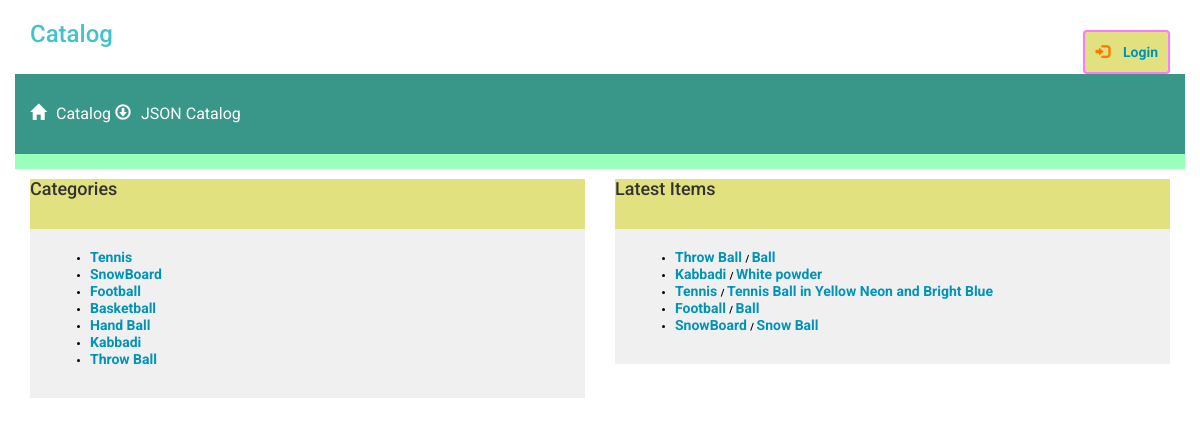
/catalog, run on the app's committed database.
### models.py (models this page shows, shortened)
class Category(Base):
    __tablename__ = 'category'
    id = Column(Integer, primary_key=True)
    name = Column(String(40),index=True)
    user_id=Column(Integer,ForeignKey('user.id'))
    user = relationship('User')

class Item(Base):
    __tablename__ = 'item'
    id = Column(Integer,primary_key=True)
    title = Column(String(50),index = True)
    Description = Column(String(2500), index = True)
    cat_id = Column(Integer,ForeignKey('category.id'))
    category = relationship('Category')
    user_id=Column(Integer,ForeignKey('user.id'))
    user = relationship('User')

### application.py (the view)
@app.route('/')
@app.route('/catalog')
def catalog():
	category = session.query(Category).all()
	latitems = session.query(Category.name, Category.id, Item.title, Item.id). \
        join(Item,Category.id == Item.cat_id).distinct(Category.name). \
        group_by(Category.name).order_by(Item.id.desc())
	return render_template('catalog.html', category=category, latitems=latitems)

### templates/catalog.html (shortened to what this page needs)
{% extends "main.html" %}
{% block content %}
{% include "header.html" %}
	<div class="row divider green">
		<div class="col-md-12"></div>
		</div>
		<form action="{{url_for('catalog')}}" method = 'get'>
			<div class="row">
				<div class="col-md-6">
				<div class="banner menu">
						<h4>Categories</h4>
				</div>
				<div class="catalog-list">
					<ul>
					{% for cat in category %}
					<li>
						<a href ="{{url_for('items',catid=cat.id)}}" class="hover" > {{cat.name}} </a>
					</li>
					{% endfor %}
					</ul>
				</div>
			</div>
			<div class="col-md-6">
				<div class="banner menu">
						<h4>Latest Items</h4>
				</div>
				<div class="catalog-list">
						<ul>
						{% for i in latitems %}
							<li><a href ="{{url_for('items',catid = i[1])}}" class="hover" > {{i.name}} </a> /
							 <a href ="{{url_for('viewItem',catid = i[1],itemid=i[3])}}" class="item hover"> {{i.title}} </a></li>
						{% endfor %}
						</ul>
				</div>
			</div>
		</div>
	</form>
{% endblock %}

### templates/main.html (shortened to what this page needs)
<!DOCTYPE html>
<html lang="en">
	<head>
		<link rel="stylesheet" href="//netdna.bootstrapcdn.com/bootstrap/3.1.1/css/bootstrap.min.css">
		<link rel=stylesheet type=text/css href="{{ url_for('static', filename='styles.css') }}">
	</head>
	<body>
		<div class="container">
		<div class="row banner">
			<div class="col-md-8 text-left"><h2>Catalog</h2>
			</div>
			<div class="col-md-4 padding-top text-right">
				{%if 'username' not in session %}
						<button class="btn login">
						<span class="glyphicon glyphicon-log-in" aria-hidden="true"></span><a href = "{{url_for('showLogin')}}" > Login </a></button>
				{% else %}
						<button class="btn login">
						<span class="glyphicon glyphicon-log-out" aria-hidden="true"></span><a href ="{{url_for('disconnect')}}">Logout </a></button>
				{% endif %}
			</div>
		</div>
			{% block content %}
			{% endblock %}
		</div>
	</body>
</html>

### templates/header.html (shortened to what this page needs)
<div class="row top-menu">
<div class="col-md-6 banner ">
	<a href="{{url_for('catalog')}}">
		<span class="glyphicon glyphicon-home" aria-hidden="true"></span>Catalog
	</a>
	<a href="{{url_for('catalogJSON')}}">
		<span class="glyphicon glyphicon-download" aria-hidden="true"></span>JSON Catalog
	</a>
</div>
</div>

### static/styles.css (style rules this page uses)
* { font-family: "Helvetica Neue Bold", Roboto, Helvetica, Arial, sans-serif; font-weight: 700; }
h2 { font-size: 24px; color: #42C3C9; line-height: 29px; }
a { font-size: 14px; color: #0093B9; line-height: 17px; }
ul { font-size: 14px; color: #009839; line-height: 17px; }
li { font-size: 10px; color: #020202; line-height: 12px; }
.padding-top { padding-top: 30px; }
.btn { padding: 20px; margin: 0; border-color: #9FB80A; border-width: 2px; color: #9FB80A;; }
.btn.login { padding:10px; border-color: #FF78FF; background-color: #e1e17f; color: #FF7800; }
.glyphicon { margin-right: 10px; }
.top-menu { padding-top: 30px; padding-bottom: 30px; background:#399789; }
.top-menu a { margin-bottom: 0; line-height: 16px; font-size: 16px; color: #FFFFFF; font-weight: 400; }
.divider { height: 15px; }
.divider.green { background: #9FB; }
.banner.menu { height: 50px; background-color: #E1E17F; }
.catalog-list { background-color: #F0F0F0; padding: 20px; }

### data on the page
Category: name "Tennis"
Category: name "SnowBoard"
Category: name "Football"
Category: name "Basketball"
Category: name "Hand Ball"
Category: name "Kabbadi"
Category: name "Throw Ball"
Item: name "Throw Ball", title "Ball"
Item: name "Kabbadi", title "White powder"
Item: name "Tennis", title "Tennis Ball in Yellow Neon and Bright Blue"
Item: name "Football", title "Ball"
Item: name "SnowBoard", title "Snow Ball"
